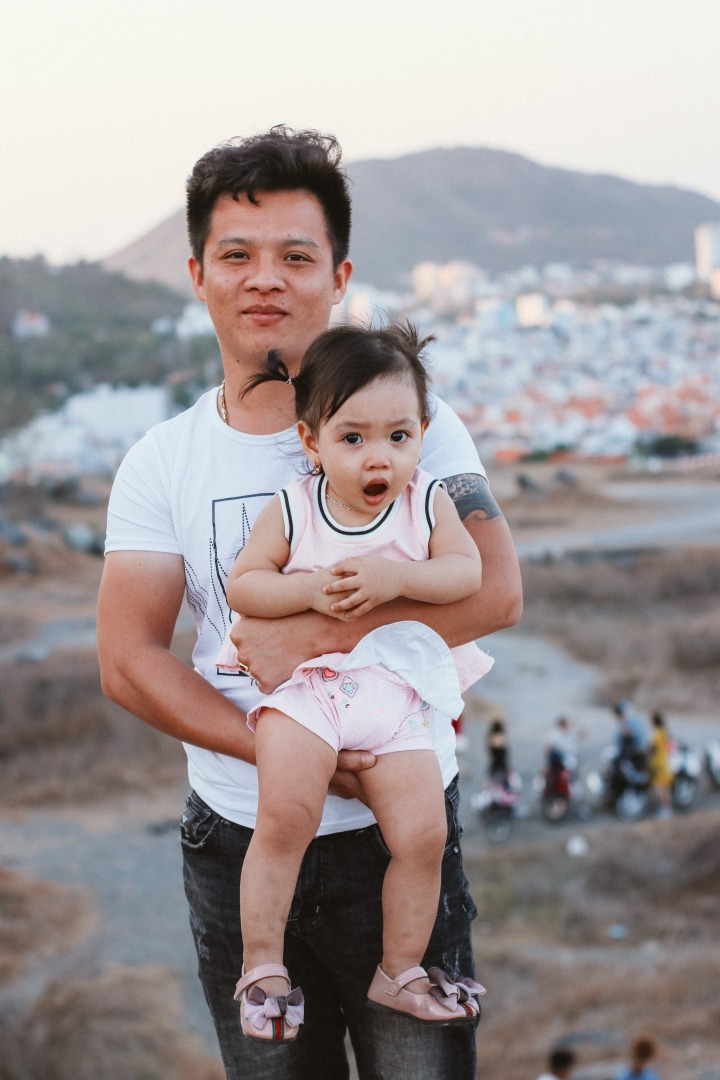
#> input picture testData/facetest10.jpg, 720 x 1080 px, given in place of facetest2.jpg, which was not available
$ python generateData.py
#> lines starting #> are read from the running program, lines starting #| are printed output that depends on the picture; pictures that were not available may be replaced by others from this repository, and a replacement may not be noted
import cv2
import json
import os


def intersect_square(tl1, br1, tl2, br2):
    # Calculate the intersection coordinates
    x1 = max(tl1[0], tl2[0])
    y1 = max(tl1[1], tl2[1])
    x2 = min(br1[0], br2[0])
    y2 = min(br1[1], br2[1])

    # Check if the intersection is valid
    if (
        x1 < x2 and y1 < y2):
        return ((x1, y1), (x2, y2))
    else:
        return None

# Config
window_size = 200
stride_size = 20

# Path to test data
datasetPath = './testData'
datasetOutputPath = './trainingData'

# load test config
with open(f'./{datasetPath}/groundTruth.json') as json_data:
#> (reads testData/groundTruth.json from the repository)
    groundTruth = json.load(json_data)

# print(groundTruth)
# Iterate over test images

training_ground_truth = []

imgID=0
for test_image_config in groundTruth:

    image_path = os.path.join(datasetPath,test_image_config.get('fileName'))
    faces_in_image = test_image_config.get('faces')

    print(image_path)
    # Read the input image
    img = cv2.imread(image_path)
#> img is the input picture: shape (1080, 720, 3); mean B, G, R 151.8, 151.4, 159.2

    # Convert into grayscale
    gray = cv2.cvtColor(img, cv2.COLOR_BGR2GRAY)
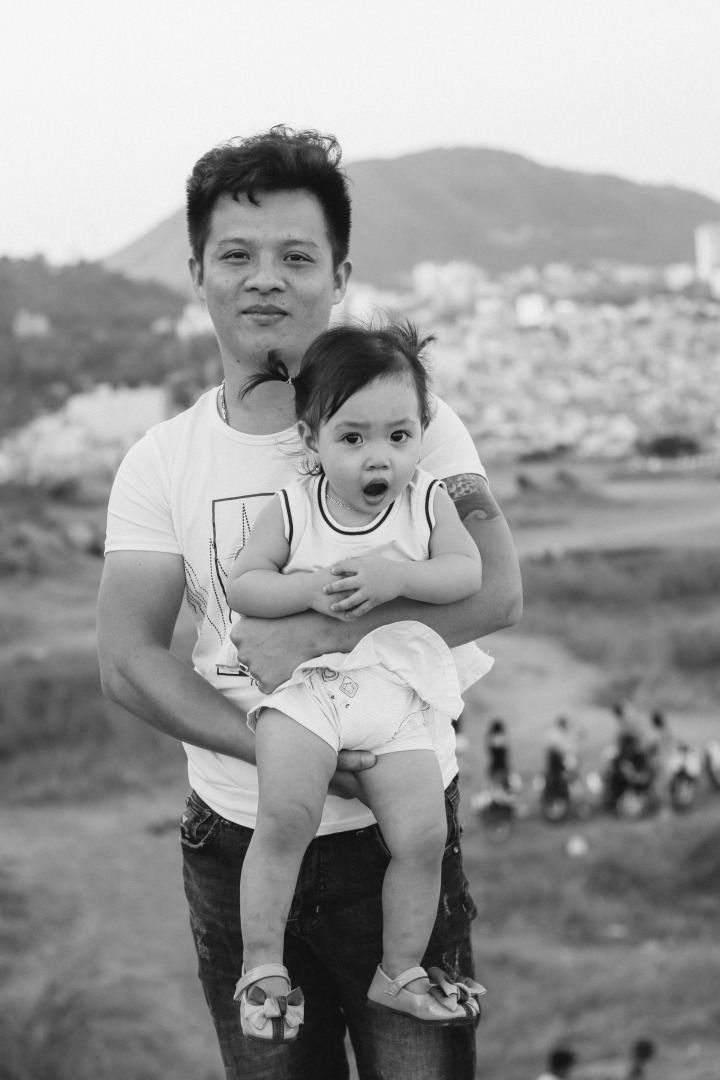
#> gray: shape (1080, 720); min 10, max 250, mean 153.8

    # Split image into sub images
    for x in range(0, img.shape[1]-window_size, stride_size):
        for y in range(0, img.shape[0]-window_size, stride_size):
            sub_image = img[y:y+window_size, x:x+window_size]
            sub_image_has_face = 0
            sub_image_name = f'{imgID}.jpg'
            # check if face is in sub image
            for face in faces_in_image:
                if intersect_square((x, y), (x+window_size, y+window_size), (face[0], face[1]), (face[2], face[3])):
                    sub_image_has_face = 1

            cv2.imshow('img', sub_image)
            cv2.imwrite(os.path.join(datasetOutputPath, sub_image_name), sub_image)
            # cv2.waitKey()

            training_ground_truth.append({ "fileName": sub_image_name, "has_face": sub_image_has_face })

            # increment image ID
            imgID =  imgID+1
#> this loop made 26 passes
#> pass 1, `cv2.imshow('img', sub_image)`:
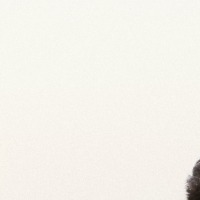
#> window 'img': shape (200, 200, 3); mean B, G, R 235.6, 242.5, 245
#> pass 1, `cv2.imshow('img', sub_image)`:
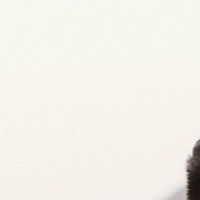
#> window 'img': shape (200, 200, 3); mean B, G, R 233.4, 240.2, 243
#> pass 1, `cv2.imshow('img', sub_image)`:
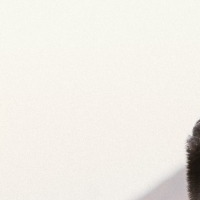
#> window 'img': shape (200, 200, 3); mean B, G, R 230.8, 237.3, 240.6
#> pass 1, `cv2.imshow('img', sub_image)`:
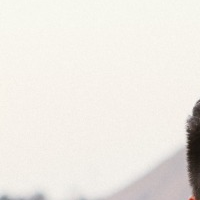
#> window 'img': shape (200, 200, 3); mean B, G, R 227.5, 233.3, 237.2
#> pass 2 of the loop `for test_image_config in groundTruth:`:
#| ./testData/facetest3.jpg
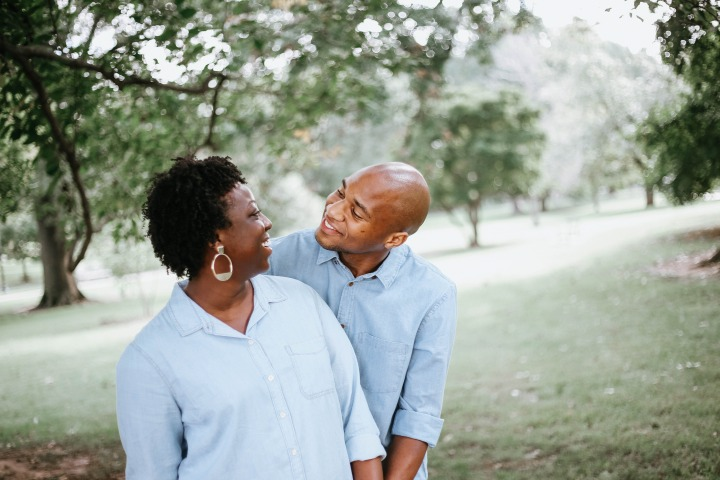
#> input picture testData/facetest11.jpg, 720 x 480 px, given in place of facetest3.jpg, which was not available
#> img is the input picture: shape (480, 720, 3); mean B, G, R 151.2, 161, 153.5
#> gray: shape (480, 720)
#> the loop `for x in range(0, img.shape[1]-window_size, stride_size):` made 26 passes
#> pass 1, `cv2.imshow('img', sub_image)`:
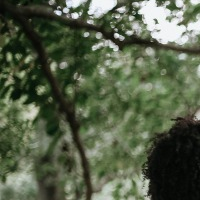
#> window 'img': shape (200, 200, 3); mean B, G, R 72.2, 95.1, 84.8
#> pass 1, `cv2.imshow('img', sub_image)`:
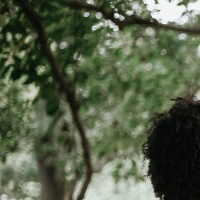
#> window 'img': shape (200, 200, 3); mean B, G, R 71.6, 94.7, 84.6
#> (the run stopped early here; a loop or call above may not have finished)
